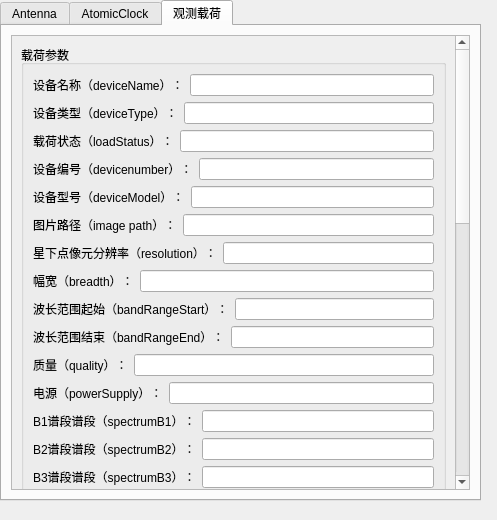
<?xml version="1.0" encoding="UTF-8"?>
<ui version="4.0">
 <class>AddLoadequipDialog</class>
 <widget class="QWidget" name="AddLoadequipDialog">
  <property name="geometry">
   <rect>
    <x>0</x>
    <y>0</y>
    <width>497</width>
    <height>520</height>
   </rect>
  </property>
  <property name="windowTitle">
   <string>Form</string>
  </property>
  <widget class="QTabWidget" name="tabWidget">
   <property name="geometry">
    <rect>
     <x>0</x>
     <y>0</y>
     <width>481</width>
     <height>501</height>
    </rect>
   </property>
   <property name="currentIndex">
    <number>2</number>
   </property>
   <widget class="QWidget" name="tab_1">
    <attribute name="title">
     <string>Antenna</string>
    </attribute>
    <layout class="QVBoxLayout" name="verticalLayout_2">
     <item>
      <widget class="QScrollArea" name="scrollArea_4">
       <property name="widgetResizable">
        <bool>true</bool>
       </property>
       <widget class="QWidget" name="scrollAreaWidgetContents_4">
        <property name="geometry">
         <rect>
          <x>0</x>
          <y>0</y>
          <width>455</width>
          <height>456</height>
         </rect>
        </property>
        <layout class="QVBoxLayout" name="verticalLayout_7">
         <item>
          <widget class="QGroupBox" name="groupBox_2">
           <property name="title">
            <string>载荷参数</string>
           </property>
           <layout class="QVBoxLayout" name="verticalLayout_8">
            <item>
             <layout class="QHBoxLayout" name="horizontalLayout_8">
              <item>
               <widget class="QLabel" name="label_1">
                <property name="text">
                 <string>设备名称（deviceName）：</string>
                </property>
               </widget>
              </item>
              <item>
               <widget class="QLineEdit" name="lineEdit_1"/>
              </item>
             </layout>
            </item>
            <item>
             <layout class="QHBoxLayout" name="horizontalLayout_9">
              <item>
               <widget class="QLabel" name="label_2">
                <property name="text">
                 <string>设备类型（deviceType）：</string>
                </property>
               </widget>
              </item>
              <item>
               <widget class="QLineEdit" name="lineEdit_2"/>
              </item>
             </layout>
            </item>
            <item>
             <layout class="QHBoxLayout" name="horizontalLayout_10">
              <item>
               <widget class="QLabel" name="label_3">
                <property name="text">
                 <string>载荷状态（loadStatus）：</string>
                </property>
               </widget>
              </item>
              <item>
               <widget class="QLineEdit" name="lineEdit_3"/>
              </item>
             </layout>
            </item>
            <item>
             <layout class="QHBoxLayout" name="horizontalLayout_11">
              <item>
               <widget class="QLabel" name="label_4">
                <property name="text">
                 <string>设备编号（devicenumber）：</string>
                </property>
               </widget>
              </item>
              <item>
               <widget class="QLineEdit" name="lineEdit_4"/>
              </item>
             </layout>
            </item>
            <item>
             <layout class="QHBoxLayout" name="horizontalLayout_12">
              <item>
               <widget class="QLabel" name="label_5">
                <property name="text">
                 <string>设备型号（deviceModel）：</string>
                </property>
               </widget>
              </item>
              <item>
               <widget class="QLineEdit" name="lineEdit_5"/>
              </item>
             </layout>
            </item>
            <item>
             <layout class="QHBoxLayout" name="horizontalLayout_15">
              <item>
               <widget class="QLabel" name="label_6">
                <property name="text">
                 <string>图片路径（image path）：</string>
                </property>
               </widget>
              </item>
              <item>
               <widget class="QLineEdit" name="lineEdit_6"/>
              </item>
             </layout>
            </item>
            <item>
             <layout class="QHBoxLayout" name="horizontalLayout_13">
              <item>
               <widget class="QLabel" name="label_7">
                <property name="text">
                 <string>栅格间距（GridSpacing）：</string>
                </property>
               </widget>
              </item>
              <item>
               <widget class="QLineEdit" name="lineEdit_7"/>
              </item>
             </layout>
            </item>
            <item>
             <layout class="QHBoxLayout" name="horizontalLayout_14">
              <item>
               <widget class="QLabel" name="label_8">
                <property name="text">
                 <string>半径（radius）：</string>
                </property>
               </widget>
              </item>
              <item>
               <widget class="QLineEdit" name="lineEdit_8"/>
              </item>
             </layout>
            </item>
           </layout>
          </widget>
         </item>
         <item alignment="Qt::AlignTop">
          <widget class="QGroupBox" name="groupBox">
           <property name="title">
            <string>具体功能</string>
           </property>
           <layout class="QVBoxLayout" name="verticalLayout_9">
            <item>
             <widget class="QCheckBox" name="checkBox">
              <property name="text">
               <string>发送信号</string>
              </property>
             </widget>
            </item>
            <item>
             <widget class="QCheckBox" name="checkBox_2">
              <property name="text">
               <string>接收信号</string>
              </property>
             </widget>
            </item>
           </layout>
          </widget>
         </item>
         <item alignment="Qt::AlignTop">
          <widget class="QPushButton" name="pushButton">
           <property name="text">
            <string>确定</string>
           </property>
          </widget>
         </item>
        </layout>
       </widget>
      </widget>
     </item>
    </layout>
   </widget>
   <widget class="QWidget" name="tab_2">
    <attribute name="title">
     <string>AtomicClock</string>
    </attribute>
    <layout class="QVBoxLayout" name="verticalLayout_3">
     <item>
      <widget class="QScrollArea" name="scrollArea_5">
       <property name="widgetResizable">
        <bool>true</bool>
       </property>
       <widget class="QWidget" name="scrollAreaWidgetContents_5">
        <property name="geometry">
         <rect>
          <x>0</x>
          <y>0</y>
          <width>455</width>
          <height>456</height>
         </rect>
        </property>
        <layout class="QVBoxLayout" name="verticalLayout_10">
         <item>
          <widget class="QGroupBox" name="groupBox_3">
           <property name="title">
            <string>载荷参数</string>
           </property>
           <layout class="QVBoxLayout" name="verticalLayout_11">
            <item>
             <layout class="QHBoxLayout" name="horizontalLayout_16">
              <item>
               <widget class="QLabel" name="label_9">
                <property name="text">
                 <string>设备名称（deviceName）：</string>
                </property>
               </widget>
              </item>
              <item>
               <widget class="QLineEdit" name="lineEdit_9"/>
              </item>
             </layout>
            </item>
            <item>
             <layout class="QHBoxLayout" name="horizontalLayout_17">
              <item>
               <widget class="QLabel" name="label_10">
                <property name="text">
                 <string>设备类型（deviceType）：</string>
                </property>
               </widget>
              </item>
              <item>
               <widget class="QLineEdit" name="lineEdit_10"/>
              </item>
             </layout>
            </item>
            <item>
             <layout class="QHBoxLayout" name="horizontalLayout_18">
              <item>
               <widget class="QLabel" name="label_11">
                <property name="text">
                 <string>载荷状态（loadStatus）：</string>
                </property>
               </widget>
              </item>
              <item>
               <widget class="QLineEdit" name="lineEdit_11"/>
              </item>
             </layout>
            </item>
            <item>
             <layout class="QHBoxLayout" name="horizontalLayout_19">
              <item>
               <widget class="QLabel" name="label_12">
                <property name="text">
                 <string>设备编号（devicenumber）：</string>
                </property>
               </widget>
              </item>
              <item>
               <widget class="QLineEdit" name="lineEdit_12"/>
              </item>
             </layout>
            </item>
            <item>
             <layout class="QHBoxLayout" name="horizontalLayout_20">
              <item>
               <widget class="QLabel" name="label_13">
                <property name="text">
                 <string>设备型号（deviceModel）：</string>
                </property>
               </widget>
              </item>
              <item>
               <widget class="QLineEdit" name="lineEdit_13"/>
              </item>
             </layout>
            </item>
            <item>
             <layout class="QHBoxLayout" name="horizontalLayout_21">
              <item>
               <widget class="QLabel" name="label_14">
                <property name="text">
                 <string>图片路径（image path）：</string>
                </property>
               </widget>
              </item>
              <item>
               <widget class="QLineEdit" name="lineEdit_14"/>
              </item>
             </layout>
            </item>
            <item>
             <layout class="QHBoxLayout" name="horizontalLayout_22">
              <item>
               <widget class="QLabel" name="label_15">
                <property name="text">
                 <string>钟差参数参考时刻（Toc）：</string>
                </property>
               </widget>
              </item>
              <item>
               <widget class="QLineEdit" name="lineEdit_15"/>
              </item>
             </layout>
            </item>
            <item>
             <layout class="QHBoxLayout" name="horizontalLayout_23">
              <item>
               <widget class="QLabel" name="label_16">
                <property name="text">
                 <string>卫星钟偏差系数（a0）：</string>
                </property>
               </widget>
              </item>
              <item>
               <widget class="QLineEdit" name="lineEdit_16"/>
              </item>
             </layout>
            </item>
            <item>
             <layout class="QHBoxLayout" name="horizontalLayout_32">
              <item>
               <widget class="QLabel" name="label_25">
                <property name="text">
                 <string>卫星钟漂移系数（a1）：</string>
                </property>
               </widget>
              </item>
              <item>
               <widget class="QLineEdit" name="lineEdit_25"/>
              </item>
             </layout>
            </item>
            <item>
             <layout class="QHBoxLayout" name="horizontalLayout_33">
              <item>
               <widget class="QLabel" name="label_26">
                <property name="text">
                 <string>卫星钟漂移率系数（a2）：</string>
                </property>
               </widget>
              </item>
              <item>
               <widget class="QLineEdit" name="lineEdit_26"/>
              </item>
             </layout>
            </item>
           </layout>
          </widget>
         </item>
         <item>
          <widget class="QPushButton" name="pushButton_2">
           <property name="text">
            <string>确定</string>
           </property>
          </widget>
         </item>
        </layout>
       </widget>
      </widget>
     </item>
    </layout>
   </widget>
   <widget class="QWidget" name="tab_3">
    <attribute name="title">
     <string>观测载荷</string>
    </attribute>
    <layout class="QVBoxLayout" name="verticalLayout_4">
     <item>
      <widget class="QScrollArea" name="scrollArea_6">
       <property name="widgetResizable">
        <bool>true</bool>
       </property>
       <widget class="QWidget" name="scrollAreaWidgetContents_6">
        <property name="geometry">
         <rect>
          <x>0</x>
          <y>-617</y>
          <width>438</width>
          <height>1073</height>
         </rect>
        </property>
        <layout class="QVBoxLayout" name="verticalLayout_13">
         <item>
          <widget class="QGroupBox" name="groupBox_5">
           <property name="title">
            <string>载荷参数</string>
           </property>
           <layout class="QVBoxLayout" name="verticalLayout_14">
            <item>
             <layout class="QHBoxLayout" name="horizontalLayout_79">
              <item>
               <widget class="QLabel" name="label_72">
                <property name="text">
                 <string>设备名称（deviceName）：</string>
                </property>
               </widget>
              </item>
              <item>
               <widget class="QLineEdit" name="lineEdit_72"/>
              </item>
             </layout>
            </item>
            <item>
             <layout class="QHBoxLayout" name="horizontalLayout_80">
              <item>
               <widget class="QLabel" name="label_73">
                <property name="text">
                 <string>设备类型（deviceType）：</string>
                </property>
               </widget>
              </item>
              <item>
               <widget class="QLineEdit" name="lineEdit_73"/>
              </item>
             </layout>
            </item>
            <item>
             <layout class="QHBoxLayout" name="horizontalLayout_81">
              <item>
               <widget class="QLabel" name="label_74">
                <property name="text">
                 <string>载荷状态（loadStatus）：</string>
                </property>
               </widget>
              </item>
              <item>
               <widget class="QLineEdit" name="lineEdit_74"/>
              </item>
             </layout>
            </item>
            <item>
             <layout class="QHBoxLayout" name="horizontalLayout_82">
              <item>
               <widget class="QLabel" name="label_75">
                <property name="text">
                 <string>设备编号（devicenumber）：</string>
                </property>
               </widget>
              </item>
              <item>
               <widget class="QLineEdit" name="lineEdit_75"/>
              </item>
             </layout>
            </item>
            <item>
             <layout class="QHBoxLayout" name="horizontalLayout_83">
              <item>
               <widget class="QLabel" name="label_76">
                <property name="text">
                 <string>设备型号（deviceModel）：</string>
                </property>
               </widget>
              </item>
              <item>
               <widget class="QLineEdit" name="lineEdit_76"/>
              </item>
             </layout>
            </item>
            <item>
             <layout class="QHBoxLayout" name="horizontalLayout_84">
              <item>
               <widget class="QLabel" name="label_77">
                <property name="text">
                 <string>图片路径（image path）：</string>
                </property>
               </widget>
              </item>
              <item>
               <widget class="QLineEdit" name="lineEdit_77"/>
              </item>
             </layout>
            </item>
            <item>
             <layout class="QHBoxLayout" name="horizontalLayout_30">
              <item>
               <widget class="QLabel" name="label_23">
                <property name="text">
                 <string>星下点像元分辨率（resolution）：</string>
                </property>
               </widget>
              </item>
              <item>
               <widget class="QLineEdit" name="lineEdit_23"/>
              </item>
             </layout>
            </item>
            <item>
             <layout class="QHBoxLayout" name="horizontalLayout_34">
              <item>
               <widget class="QLabel" name="label_27">
                <property name="text">
                 <string>幅宽（breadth）：</string>
                </property>
               </widget>
              </item>
              <item>
               <widget class="QLineEdit" name="lineEdit_27"/>
              </item>
             </layout>
            </item>
            <item>
             <layout class="QHBoxLayout" name="horizontalLayout_35">
              <item>
               <widget class="QLabel" name="label_28">
                <property name="text">
                 <string>波长范围起始（bandRangeStart）：</string>
                </property>
               </widget>
              </item>
              <item>
               <widget class="QLineEdit" name="lineEdit_28"/>
              </item>
             </layout>
            </item>
            <item>
             <layout class="QHBoxLayout" name="horizontalLayout_31">
              <item>
               <widget class="QLabel" name="label_24">
                <property name="text">
                 <string>波长范围结束（bandRangeEnd）：</string>
                </property>
               </widget>
              </item>
              <item>
               <widget class="QLineEdit" name="lineEdit_24"/>
              </item>
             </layout>
            </item>
            <item>
             <layout class="QHBoxLayout" name="horizontalLayout_71">
              <item>
               <widget class="QLabel" name="label_64">
                <property name="text">
                 <string>质量（quality）：</string>
                </property>
               </widget>
              </item>
              <item>
               <widget class="QLineEdit" name="lineEdit_64"/>
              </item>
             </layout>
            </item>
            <item>
             <layout class="QHBoxLayout" name="horizontalLayout_70">
              <item>
               <widget class="QLabel" name="label_63">
                <property name="text">
                 <string>电源（powerSupply）：</string>
                </property>
               </widget>
              </item>
              <item>
               <widget class="QLineEdit" name="lineEdit_63"/>
              </item>
             </layout>
            </item>
            <item>
             <layout class="QHBoxLayout" name="horizontalLayout_69">
              <item>
               <widget class="QLabel" name="label_62">
                <property name="whatsThis">
                 <string>&lt;html&gt;&lt;head/&gt;&lt;body&gt;&lt;p&gt;&lt;span style=&quot; font-family:'Calibri'; font-size:10.5pt;&quot;&gt;B1&lt;/span&gt;&lt;span style=&quot; font-family:'宋体'; font-size:10.5pt;&quot;&gt;谱段的谱段设置下限和上限（&lt;/span&gt;&lt;span style=&quot; font-family:'Calibri'; font-size:10.5pt;&quot;&gt;0.43&lt;/span&gt;&lt;span style=&quot; font-family:'宋体'; font-size:10.5pt;&quot;&gt;，&lt;/span&gt;&lt;span style=&quot; font-family:'Calibri'; font-size:10.5pt;&quot;&gt;0.52&lt;/span&gt;&lt;span style=&quot; font-family:'宋体'; font-size:10.5pt;&quot;&gt;）（&lt;/span&gt;&lt;span style=&quot; font-family:'Calibri'; font-size:10.5pt;&quot;&gt;μm&lt;/span&gt;&lt;span style=&quot; font-family:'宋体'; font-size:10.5pt;&quot;&gt;）、系统各谱段&lt;/span&gt;&lt;span style=&quot; font-family:'Calibri'; font-size:10.5pt;&quot;&gt;MTF&lt;/span&gt;&lt;span style=&quot; font-family:'宋体'; font-size:10.5pt;&quot;&gt;（&lt;/span&gt;&lt;span style=&quot; font-family:'Calibri'; font-size:10.5pt;&quot;&gt;0.20&lt;/span&gt;&lt;span style=&quot; font-family:'宋体'; font-size:10.5pt;&quot;&gt;）动态范围的下限和上限（&lt;/span&gt;&lt;span style=&quot; font-family:'Calibri'; font-size:10.5pt;&quot;&gt;197,316&lt;/span&gt;&lt;span style=&quot; font-family:'宋体'; font-size:10.5pt;&quot;&gt;）（&lt;/span&gt;&lt;span style=&quot; font-family:'Calibri'; font-size:10.5pt;&quot;&gt;W/m2Srμm&lt;/span&gt;&lt;span style=&quot; font-family:'宋体'; font-size:10.5pt;&quot;&gt;）&lt;/span&gt;&lt;/p&gt;&lt;p&gt;&lt;span style=&quot; font-family:'宋体'; font-size:10.5pt;&quot;&gt;例：（&lt;/span&gt;&lt;span style=&quot; font-family:'Calibri'; font-size:10.5pt;&quot;&gt;0.43&lt;/span&gt;&lt;span style=&quot; font-family:'宋体'; font-size:10.5pt;&quot;&gt;，&lt;/span&gt;&lt;span style=&quot; font-family:'Calibri'; font-size:10.5pt;&quot;&gt;0.52，0.20，197,316&lt;/span&gt;&lt;span style=&quot; font-family:'宋体'; font-size:10.5pt;&quot;&gt;）&lt;/span&gt;&lt;/p&gt;&lt;/body&gt;&lt;/html&gt;</string>
                </property>
                <property name="text">
                 <string>B1谱段谱段（spectrumB1）：</string>
                </property>
               </widget>
              </item>
              <item>
               <widget class="QLineEdit" name="lineEdit_62"/>
              </item>
             </layout>
            </item>
            <item>
             <layout class="QHBoxLayout" name="horizontalLayout_68">
              <item>
               <widget class="QLabel" name="label_61">
                <property name="text">
                 <string>B2谱段谱段（spectrumB2）：</string>
                </property>
               </widget>
              </item>
              <item>
               <widget class="QLineEdit" name="lineEdit_61"/>
              </item>
             </layout>
            </item>
            <item>
             <layout class="QHBoxLayout" name="horizontalLayout_67">
              <item>
               <widget class="QLabel" name="label_60">
                <property name="text">
                 <string>B3谱段谱段（spectrumB3）：</string>
                </property>
               </widget>
              </item>
              <item>
               <widget class="QLineEdit" name="lineEdit_60"/>
              </item>
             </layout>
            </item>
            <item>
             <layout class="QHBoxLayout" name="horizontalLayout_66">
              <item>
               <widget class="QLabel" name="label_59">
                <property name="text">
                 <string>B4谱段谱段（spectrumB4）：</string>
                </property>
               </widget>
              </item>
              <item>
               <widget class="QLineEdit" name="lineEdit_59"/>
              </item>
             </layout>
            </item>
            <item>
             <layout class="QHBoxLayout" name="horizontalLayout_65">
              <item>
               <widget class="QLabel" name="label_58">
                <property name="text">
                 <string>信噪比（SNR）：</string>
                </property>
               </widget>
              </item>
              <item>
               <widget class="QLineEdit" name="lineEdit_58"/>
              </item>
             </layout>
            </item>
            <item>
             <layout class="QHBoxLayout" name="horizontalLayout_64">
              <item>
               <widget class="QLabel" name="label_57">
                <property name="text">
                 <string>中心像元配准精度（precision）：</string>
                </property>
               </widget>
              </item>
              <item>
               <widget class="QLineEdit" name="lineEdit_57"/>
              </item>
             </layout>
            </item>
            <item>
             <layout class="QHBoxLayout" name="horizontalLayout_63">
              <item>
               <widget class="QLabel" name="label_56">
                <property name="text">
                 <string>有效视场角（fieldAngle）：</string>
                </property>
               </widget>
              </item>
              <item>
               <widget class="QLineEdit" name="lineEdit_56"/>
              </item>
             </layout>
            </item>
            <item>
             <layout class="QHBoxLayout" name="horizontalLayout_62">
              <item>
               <widget class="QLabel" name="label_55">
                <property name="text">
                 <string>瞬时视场（instantaneousFieldView）：</string>
                </property>
               </widget>
              </item>
              <item>
               <widget class="QLineEdit" name="lineEdit_55"/>
              </item>
             </layout>
            </item>
            <item>
             <layout class="QHBoxLayout" name="horizontalLayout_61">
              <item>
               <widget class="QLabel" name="label_54">
                <property name="text">
                 <string>全视场（fullFieldView）：</string>
                </property>
               </widget>
              </item>
              <item>
               <widget class="QLineEdit" name="lineEdit_54"/>
              </item>
             </layout>
            </item>
            <item>
             <layout class="QHBoxLayout" name="horizontalLayout_60">
              <item>
               <widget class="QLabel" name="label_53">
                <property name="text">
                 <string>当前偏转角度（currentAngle）：</string>
                </property>
               </widget>
              </item>
              <item>
               <widget class="QLineEdit" name="lineEdit_53"/>
              </item>
             </layout>
            </item>
            <item>
             <layout class="QHBoxLayout" name="horizontalLayout_59">
              <item>
               <widget class="QLabel" name="label_52">
                <property name="text">
                 <string>焦面像元数（number）：</string>
                </property>
               </widget>
              </item>
              <item>
               <widget class="QLineEdit" name="lineEdit_52"/>
              </item>
             </layout>
            </item>
            <item>
             <layout class="QHBoxLayout" name="horizontalLayout_58">
              <item>
               <widget class="QLabel" name="label_51">
                <property name="text">
                 <string>原始数据数据率（outputRate）：</string>
                </property>
               </widget>
              </item>
              <item>
               <widget class="QLineEdit" name="lineEdit_51"/>
              </item>
             </layout>
            </item>
            <item>
             <layout class="QHBoxLayout" name="horizontalLayout_57">
              <item>
               <widget class="QLabel" name="label_50">
                <property name="text">
                 <string>量化值（quantizedValue）：</string>
                </property>
               </widget>
              </item>
              <item>
               <widget class="QLineEdit" name="lineEdit_50"/>
              </item>
             </layout>
            </item>
            <item>
             <layout class="QHBoxLayout" name="horizontalLayout_56">
              <item>
               <widget class="QLabel" name="label_49">
                <property name="text">
                 <string>相对定位精度（relativePrecision）：</string>
                </property>
               </widget>
              </item>
              <item>
               <widget class="QLineEdit" name="lineEdit_49"/>
              </item>
             </layout>
            </item>
            <item>
             <layout class="QHBoxLayout" name="horizontalLayout_55">
              <item>
               <widget class="QLabel" name="label_48">
                <property name="text">
                 <string>绝对定位精度（absolutePrecision）：</string>
                </property>
               </widget>
              </item>
              <item>
               <widget class="QLineEdit" name="lineEdit_48"/>
              </item>
             </layout>
            </item>
            <item>
             <layout class="QHBoxLayout" name="horizontalLayout_54">
              <item>
               <widget class="QLabel" name="label_47">
                <property name="text">
                 <string>帧速率（frameRate）：</string>
                </property>
               </widget>
              </item>
              <item>
               <widget class="QLineEdit" name="lineEdit_47"/>
              </item>
             </layout>
            </item>
            <item>
             <layout class="QHBoxLayout" name="horizontalLayout_53">
              <item>
               <widget class="QLabel" name="label_46">
                <property name="text">
                 <string>数据存储能量（dataStoragEnergy）：</string>
                </property>
               </widget>
              </item>
              <item>
               <widget class="QLineEdit" name="lineEdit_46"/>
              </item>
             </layout>
            </item>
            <item>
             <layout class="QHBoxLayout" name="horizontalLayout_52">
              <item>
               <widget class="QLabel" name="label_45">
                <property name="text">
                 <string>像素（pixel）：</string>
                </property>
               </widget>
              </item>
              <item>
               <widget class="QLineEdit" name="lineEdit_45"/>
              </item>
             </layout>
            </item>
            <item>
             <layout class="QHBoxLayout" name="horizontalLayout_51">
              <item>
               <widget class="QLabel" name="label_44">
                <property name="text">
                 <string>光谱标定精度（spectralCalibrationAccuracy）：</string>
                </property>
               </widget>
              </item>
              <item>
               <widget class="QLineEdit" name="lineEdit_44"/>
              </item>
             </layout>
            </item>
            <item>
             <layout class="QHBoxLayout" name="horizontalLayout_50">
              <item>
               <widget class="QLabel" name="label_43">
                <property name="text">
                 <string>绝对辐射测量精度（absoluteRadiationAccuracy）：</string>
                </property>
               </widget>
              </item>
              <item>
               <widget class="QLineEdit" name="lineEdit_43"/>
              </item>
             </layout>
            </item>
            <item>
             <layout class="QHBoxLayout" name="horizontalLayout_49">
              <item>
               <widget class="QLabel" name="label_42">
                <property name="text">
                 <string>位置（postion）：</string>
                </property>
               </widget>
              </item>
              <item>
               <widget class="QLineEdit" name="lineEdit_42"/>
              </item>
             </layout>
            </item>
           </layout>
          </widget>
         </item>
         <item alignment="Qt::AlignTop">
          <widget class="QGroupBox" name="groupBox_6">
           <property name="title">
            <string>具体功能</string>
           </property>
           <layout class="QVBoxLayout" name="verticalLayout_15">
            <item alignment="Qt::AlignTop">
             <widget class="QCheckBox" name="checkBox_5">
              <property name="text">
               <string>开关机</string>
              </property>
             </widget>
            </item>
            <item>
             <widget class="QCheckBox" name="checkBox_6">
              <property name="text">
               <string>调整侧摆角</string>
              </property>
             </widget>
            </item>
           </layout>
          </widget>
         </item>
         <item>
          <widget class="QPushButton" name="pushButton_3">
           <property name="text">
            <string>确定</string>
           </property>
          </widget>
         </item>
        </layout>
       </widget>
      </widget>
     </item>
    </layout>
   </widget>
  </widget>
 </widget>
 <resources/>
 <connections/>
</ui>
